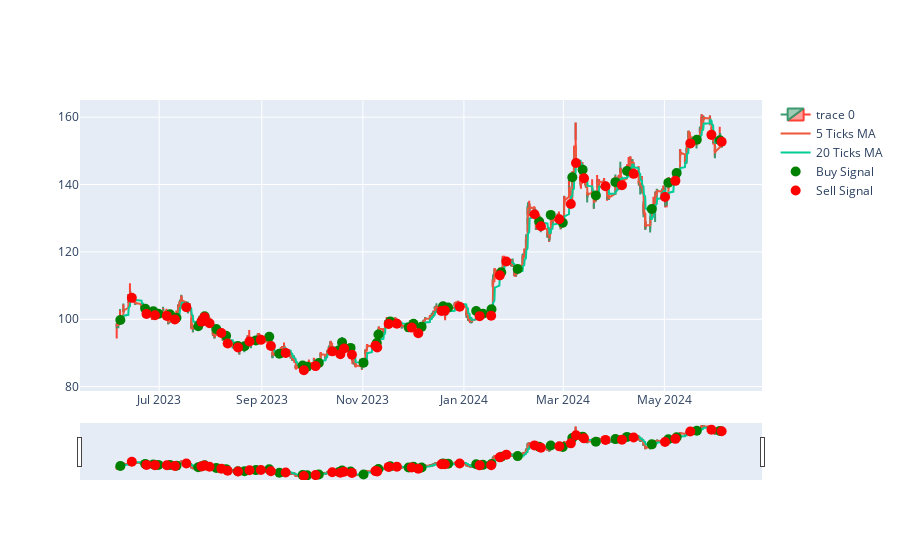

The notebook cell this image was saved under:
### Code cell
# calculate profit and loss

tsm_data['buy_price'] = np.where(tsm_data['signal'] == 1, tsm_data['Close'], np.nan)
tsm_data['sell_price'] = np.where(tsm_data['signal'] == -1, tsm_data['Close'], np.nan)

tsm_data['buy_price'] = tsm_data['buy_price'].ffill()
tsm_data['sell_price'] = tsm_data['sell_price'].ffill()

tsm_data['PnL'] = tsm_data['sell_price'] - tsm_data['buy_price']

print(tsm_data['PnL'].sum())

# plot the profit and loss

fig = go.Figure(data=[go.Candlestick(x=tsm_data.index,
                open=tsm_data['Open'],
                high=tsm_data['High'],
                low=tsm_data['Low'],
                close=tsm_data['Close'])])

fig.add_trace(go.Scatter(x=tsm_data.index, y=tsm_data['Close'].rolling(window=5).mean(), name='5 Ticks MA'))
fig.add_trace(go.Scatter(x=tsm_data.index, y=tsm_data['Close'].rolling(window=20).mean(), name='20 Ticks MA'))

buy_signals = tsm_data[tsm_data['signal'] == 1]
sell_signals = tsm_data[tsm_data['signal'] == -1]

fig.add_trace(go.Scatter(x=buy_signals.index, y=buy_signals['Close'], mode='markers', marker=dict(color='green', size=10), name='Buy Signal'))
fig.add_trace(go.Scatter(x=sell_signals.index, y=sell_signals['Close'], mode='markers', marker=dict(color='red', size=10), name='Sell Signal'))

fig.show()
